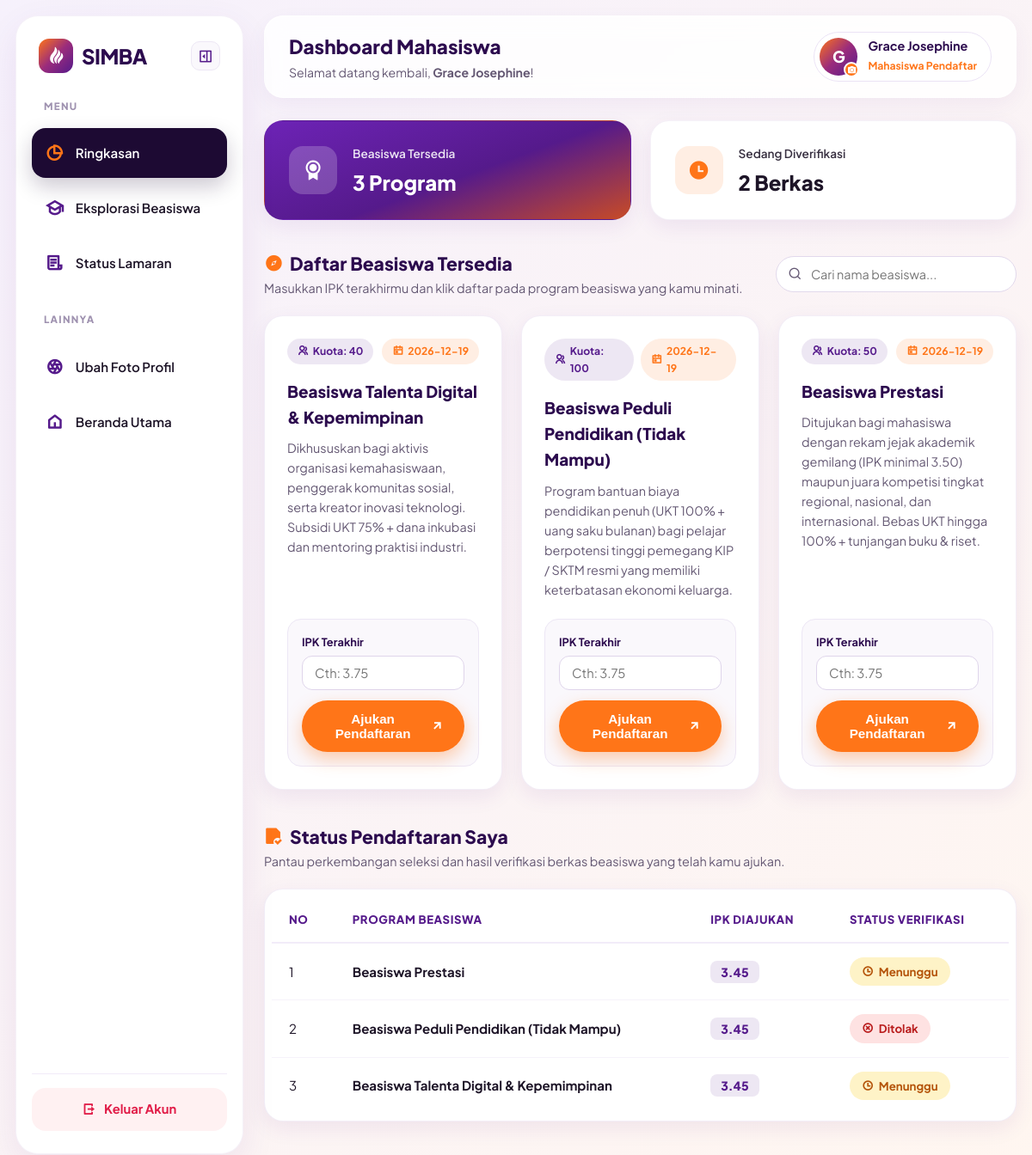
/pages/dashboard_pendaftar.php (signed in), run on the app's committed database.
### tables this page shows
CREATE TABLE `beasiswa` (
  `id_beasiswa` int NOT NULL,
  `nama_beasiswa` varchar(150) NOT NULL,
  `penyelenggara` varchar(150) DEFAULT 'SIMBA Foundation',
  `deskripsi` text NOT NULL,
  `jenjang` varchar(50) DEFAULT 'S1 / D3',
  `jurusan` varchar(100) DEFAULT 'Semua Jurusan',
  `kuota` int NOT NULL,
  `deadline` date DEFAULT NULL,
  `batas_waktu` date DEFAULT NULL,
  `status` varchar(30) DEFAULT 'Aktif',
  `is_unggulan` tinyint(1) NOT NULL DEFAULT '0',
  `created_at` timestamp NULL DEFAULT CURRENT_TIMESTAMP
);

CREATE TABLE `pendaftaran` (
  `id_pendaftaran` int NOT NULL,
  `id_user` int NOT NULL,
  `id_beasiswa` int NOT NULL,
  `ipk` decimal(3,2) DEFAULT NULL,
  `alasan_mendaftar` text,
  `file_ktm` varchar(255) DEFAULT NULL,
  `file_transkrip` varchar(255) DEFAULT NULL,
  `status` enum('menunggu','revisi','diterima','ditolak') DEFAULT 'menunggu',
  `catatan_admin` text,
  `tanggal_daftar` timestamp NULL DEFAULT CURRENT_TIMESTAMP
);

### pages/dashboard_pendaftar.php (the view, shortened to what this page needs)
<?php
$id_user  = $_SESSION['id_user'];
$beasiswa = mysqli_query($conn, "SELECT * FROM beasiswa ORDER BY id_beasiswa DESC");
$riwayat  = mysqli_query($conn, "
    SELECT p.*, b.nama_beasiswa
    FROM pendaftaran p
    JOIN beasiswa b ON p.id_beasiswa = b.id_beasiswa
    WHERE p.id_user = $id_user
    ORDER BY p.id_pendaftaran DESC
");
$list_beasiswa = [];
while ($row = mysqli_fetch_assoc($beasiswa)) {
    $list_beasiswa[] = $row;
}
$list_riwayat = [];
$total_proses = 0;
while ($row = mysqli_fetch_assoc($riwayat)) {
    $list_riwayat[] = $row;
    $st = strtolower($row['status']);
    if (str_contains($st, 'proses') || str_contains($st, 'pending') || str_contains($st, 'menunggu')) {
        $total_proses++;
    }
}
?>
<!DOCTYPE html>
<html lang="id">
<head>
    <link href="https://cdn.jsdelivr.net/npm/remixicon@4.2.0/fonts/remixicon.css" rel="stylesheet">
    <link rel="stylesheet" href="../assets/css/style.css">
    <link rel="stylesheet" href="../assets/css/dashboard.css">
</head>
<body class="dash-body" id="dashBody">
    <aside class="sidebar" id="sidebar">
        <div class="sidebar-header">
            <a href="../index.php" class="brand sidebar-brand">
                <div class="brand-icon"><i class="ri-blaze-fill"></i></div>
                <span class="sidebar-text">SIMBA</span>
            </a>
            <button class="collapse-btn" id="collapseBtn" title="Sembunyikan / Perkecil Sidebar">
                <i class="ri-sidebar-fold-line" id="collapseIcon"></i>
            </button>
        </div>
        <nav class="sidebar-menu">
            <span class="menu-label sidebar-text">MENU</span>
            <a href="#ringkasan" class="menu-item active" title="Ringkasan">
                <i class="ri-pie-chart-2-line"></i>
                <span class="sidebar-text">Ringkasan</span>
            </a>
            <a href="#katalog-beasiswa" class="menu-item" title="Eksplorasi Beasiswa">
                <i class="ri-graduation-cap-line"></i>
                <span class="sidebar-text">Eksplorasi Beasiswa</span>
            </a>
            <a href="#status-pendaftaran" class="menu-item" title="Status Lamaran">
                <i class="ri-file-list-3-line"></i>
                <span class="sidebar-text">Status Lamaran</span>
            </a>
            <span class="menu-label sidebar-text mt-section">LAINNYA</span>
            <a href="#profil-modal" class="menu-item" id="openProfileBtn" title="Foto Profil">
                <i class="ri-camera-lens-line"></i>
                <span class="sidebar-text">Ubah Foto Profil</span>
            </a>
            <a href="../index.php" class="menu-item" title="Beranda Utama">
                <i class="ri-home-5-line"></i>
                <span class="sidebar-text">Beranda Utama</span>
            </a>
        </nav>
        <div class="sidebar-footer">
            <a href="../auth/logout.php" class="btn-logout" title="Keluar Akun">
                <i class="ri-logout-box-r-line"></i>
                <span class="sidebar-text">Keluar Akun</span>
            </a>
        </div>
    </aside>
    <main class="dash-main">
        <header class="dash-topbar">
            <div class="topbar-left">
                <div>
                    <h1>Dashboard Mahasiswa</h1>
                    <p>Selamat datang kembali, <strong><?= htmlspecialchars($_SESSION['nama']) ?></strong>!</p>
                </div>
            </div>
            <div class="topbar-right">
                <div class="user-profile-pill" id="profilePill" title="Klik untuk ganti foto profil">
                    <div class="profile-avatar-wrap">
                        <span id="headerAvatarInitial"><?= strtoupper(substr($_SESSION['nama'], 0, 1)) ?></span>
                        <div class="cam-badge"><i class="ri-camera-fill"></i></div>
                    </div>
                    <div class="profile-meta">
                        <strong><?= htmlspecialchars($_SESSION['nama']) ?></strong>
                        <span>Mahasiswa Pendaftar</span>
                    </div>
                </div>
            </div>
        </header>
        <div class="dash-content">
            <section class="summary-grid-two" id="ringkasan">
                <div class="summary-card card-purple-grad">
                    <div class="summary-icon"><i class="ri-award-fill"></i></div>
                    <div>
                        <span class="summary-label">Beasiswa Tersedia</span>
                        <h3><?= count($list_beasiswa) ?> Program</h3>
                    </div>
                </div>
                <div class="summary-card">
                    <div class="summary-icon icon-orange"><i class="ri-time-fill"></i></div>
                    <div>
                        <span class="summary-label">Sedang Diverifikasi</span>
                        <h3><?= $total_proses ?> Berkas</h3>
                    </div>
                </div>
            </section>
            <section class="dash-section" id="katalog-beasiswa">
                <div class="section-bar">
                    <div>
                        <h2><i class="ri-compass-3-fill"></i> Daftar Beasiswa Tersedia</h2>
                        <p>Masukkan IPK terakhirmu dan klik daftar pada program beasiswa yang kamu minati.</p>
                    </div>
                    <div class="search-box">
                        <i class="ri-search-line"></i>
                        <input type="text" id="searchBeasiswa" placeholder="Cari nama beasiswa...">
                    </div>
                </div>
                <?php if (count($list_beasiswa) > 0): ?>
                    <div class="beasiswa-grid" id="beasiswaGrid">
                        <?php foreach ($list_beasiswa as $b): ?>
                            <div class="beasiswa-card" data-title="<?= strtolower(htmlspecialchars($b['nama_beasiswa'])) ?>">
                                <div class="b-card-top">
                                    <span class="kuota-pill"><i class="ri-group-line"></i> Kuota: <?= $b['kuota'] ?></span>
                                    <span class="deadline-pill"><i class="ri-calendar-event-line"></i> <?= htmlspecialchars($b['deadline']) ?></span>
                                </div>
                                <h3><?= htmlspecialchars($b['nama_beasiswa']) ?></h3>
                                <p class="b-desc"><?= htmlspecialchars($b['deskripsi']) ?></p>
                                <form action="../pendaftar/proses_daftar.php" method="POST" class="apply-form">
                                    <div class="ipk-input-group">
                                        <label for="ipk_<?= $b['id_beasiswa'] ?>">IPK Terakhir</label>
                                        <input type="number" id="ipk_<?= $b['id_beasiswa'] ?>" step="0.01" min="0" max="4" name="ipk" placeholder="Cth: 3.75" required>
                                    </div>
                                    <button type="submit" class="btn btn-orange w-100">
                                        Ajukan Pendaftaran <i class="ri-arrow-right-up-line"></i>
                                    </button>
                                </form>
                            </div>
                        <?php endforeach; ?>
                    </div>
                <?php endif; ?>
            </section>
            <section class="dash-section" id="status-pendaftaran">
                <div class="section-bar">
                    <div>
                        <h2><i class="ri-file-check-fill"></i> Status Pendaftaran Saya</h2>
                        <p>Pantau perkembangan seleksi dan hasil verifikasi berkas beasiswa yang telah kamu ajukan.</p>
                    </div>
                </div>
                <div class="table-card">
                    <?php if (count($list_riwayat) > 0): ?>
                        <div class="table-responsive">
                            <table class="modern-table">
                                <thead>
                                    <tr>
                                        <th>No</th>
                                        <th>Program Beasiswa</th>
                                        <th>IPK Diajukan</th>
                                        <th>Status Verifikasi</th>
                                    </tr>
                                </thead>
                                <tbody>
                                    <?php $no = 1; foreach ($list_riwayat as $r):
                                        $status_raw = strtolower($r['status']);
                                        $badge_class = 'badge-pending';
                                        $badge_icon  = 'ri-time-line';
                                        if (str_contains($status_raw, 'terima') || str_contains($status_raw, 'lolos')) {
                                            $badge_class = 'badge-approved';
                                            $badge_icon  = 'ri-checkbox-circle-line';
                                        } elseif (str_contains($status_raw, 'tolak') || str_contains($status_raw, 'gagal')) {
                                            $badge_class = 'badge-rejected';
                                            $badge_icon  = 'ri-close-circle-line';
                                        }
                                    ?>
                                    <tr>
                                        <td><?= $no++ ?></td>
                                        <td><strong><?= htmlspecialchars($r['nama_beasiswa']) ?></strong></td>
                                        <td><span class="ipk-tag"><?= number_format((float)$r['ipk'], 2) ?></span></td>
                                        <td>
                                            <span class="status-badge <?= $badge_class ?>">
                                                <i class="<?= $badge_icon ?>"></i>
                                                <?= htmlspecialchars(ucfirst($r['status'])) ?>
                                            </span>
                                        </td>
                                    </tr>
                                    <?php endforeach; ?>
                                </tbody>
                            </table>
                        </div>
                    <?php endif; ?>
                </div>
            </section>
        </div>
    </main>
</body>
</html>

### assets/css/style.css (style rules this page uses)
:root { --orange: #FF7518; --orange-hover: #e5620a; --orange-soft: rgba(255, 117, 24, 0.12); --purple: #551A8B; --purple-dark: #2c0b4e; --purple-light: #7c3aed; --purple-soft: rgba(85, 26, 139, 0.1); --gradient-main: linear-gradient(135deg, #FF7518 0%, #9b2c7c 50%, #551A8B 100%); --gradient-card: linear-gradient(160deg, #6d23b6 0%, #551A8B 55%, #c84b26 100%); --bg-light: #faf8fc; --text-dark: #1d1427; --text-muted: #645873; --white: #ffffff; --shadow-sm: 0 8px 24px rgba(85, 26, 139, 0.08); --shadow-lg: 0 20px 50px rgba(85, 26, 139, 0.18); --radius-md: 16px; --radius-lg: 24px; }
* { margin: 0; padding: 0; box-sizing: border-box; scroll-behavior: smooth; }
body { font-family: 'Plus Jakarta Sans', sans-serif; background-color: var(--bg-light); color: var(--text-dark); line-height: 1.6; overflow-x: hidden; }
a { text-decoration: none; color: inherit; }
.btn { display: inline-flex; align-items: center; justify-content: center; gap: 8px; padding: 11px 22px; border-radius: 50px; font-weight: 700; font-size: 0.95rem; cursor: pointer; transition: all 0.3s ease; border: 2px solid transparent; }
.w-100 { width: 100%; }
.btn-orange { background: var(--orange); color: var(--white); box-shadow: 0 8px 20px rgba(255, 117, 24, 0.35); }
.brand { display: flex; align-items: center; gap: 10px; font-size: 1.5rem; font-weight: 800; color: var(--purple); letter-spacing: -0.5px; }
.brand-icon { width: 40px; height: 40px; border-radius: 12px; background: var(--gradient-main); color: var(--white); display: grid; place-items: center; font-size: 1.3rem; }

### data on the page
beasiswa: kuota "40", deadline "2026-12-19", nama_beasiswa "Beasiswa Talenta Digital & Kepemimpinan", deskripsi "Dikhususkan bagi aktivis organisasi kemahasiswaan, penggerak komunitas sosial, serta kreator inovasi teknologi. Subsidi UKT 75% + dana inkubasi dan mentoring praktisi industri.", ipk "Cth: 3.75"
beasiswa: kuota "100", deadline "2026-12-19", nama_beasiswa "Beasiswa Peduli Pendidikan (Tidak Mampu)", deskripsi "Program bantuan biaya pendidikan penuh (UKT 100% + uang saku bulanan) bagi pelajar berpotensi tinggi pemegang KIP / SKTM resmi yang memiliki keterbatasan ekonomi keluarga."
beasiswa: kuota "50", deadline "2026-12-19", nama_beasiswa "Beasiswa Prestasi", deskripsi "Ditujukan bagi mahasiswa dengan rekam jejak akademik gemilang (IPK minimal 3.50) maupun juara kompetisi tingkat regional, nasional, dan internasional. Bebas UKT hingga 100% + tunjangan buku & riset."
pendaftaran: id_beasiswa.nama_beasiswa "Beasiswa Prestasi", ipk "3.45", status "Menunggu"
pendaftaran: id_beasiswa.nama_beasiswa "Beasiswa Peduli Pendidikan (Tidak Mampu)", ipk "3.45", status "Ditolak"
pendaftaran: id_beasiswa.nama_beasiswa "Beasiswa Talenta Digital & Kepemimpinan", ipk "3.45", status "Menunggu"

### other printed values
$_SESSION['nama'] "Grace Josephine"
substr($_SESSION['nama'], 0, 1) "G"
count($list_beasiswa) "3"
$total_proses "2"
